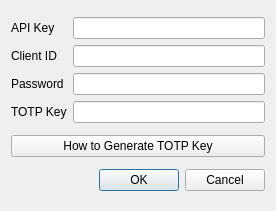
<?xml version="1.0" encoding="UTF-8"?>
<ui version="4.0">
 <class>Dialog</class>
 <widget class="QDialog" name="Dialog">
  <property name="geometry">
   <rect>
    <x>0</x>
    <y>0</y>
    <width>276</width>
    <height>211</height>
   </rect>
  </property>
  <property name="windowTitle">
   <string>Dialog</string>
  </property>
  <layout class="QGridLayout" name="gridLayout">
   <item row="0" column="0">
    <layout class="QGridLayout" name="gridLayout_2">
     <item row="1" column="0">
      <widget class="QLabel" name="label">
       <property name="text">
        <string>Client ID</string>
       </property>
      </widget>
     </item>
     <item row="3" column="0">
      <widget class="QLabel" name="label_3">
       <property name="text">
        <string>TOTP Key</string>
       </property>
      </widget>
     </item>
     <item row="2" column="0">
      <widget class="QLabel" name="label_2">
       <property name="text">
        <string>Password</string>
       </property>
      </widget>
     </item>
     <item row="1" column="1">
      <widget class="QLineEdit" name="client_id_line"/>
     </item>
     <item row="2" column="1">
      <widget class="QLineEdit" name="password_line"/>
     </item>
     <item row="3" column="1">
      <widget class="QLineEdit" name="totp_key_line"/>
     </item>
     <item row="0" column="1">
      <widget class="QLineEdit" name="api_key_line"/>
     </item>
     <item row="0" column="0">
      <widget class="QLabel" name="label_4">
       <property name="text">
        <string>API Key</string>
       </property>
      </widget>
     </item>
    </layout>
   </item>
   <item row="2" column="0">
    <widget class="QDialogButtonBox" name="buttonBox">
     <property name="orientation">
      <enum>Qt::Horizontal</enum>
     </property>
     <property name="standardButtons">
      <set>QDialogButtonBox::Cancel|QDialogButtonBox::Ok</set>
     </property>
    </widget>
   </item>
   <item row="1" column="0">
    <widget class="QPushButton" name="how_to_button">
     <property name="text">
      <string>How to Generate TOTP Key</string>
     </property>
    </widget>
   </item>
  </layout>
 </widget>
 <tabstops>
  <tabstop>api_key_line</tabstop>
  <tabstop>client_id_line</tabstop>
  <tabstop>password_line</tabstop>
  <tabstop>totp_key_line</tabstop>
 </tabstops>
 <resources/>
 <connections>
  <connection>
   <sender>buttonBox</sender>
   <signal>accepted()</signal>
   <receiver>Dialog</receiver>
   <slot>accept()</slot>
   <hints>
    <hint type="sourcelabel">
     <x>248</x>
     <y>254</y>
    </hint>
    <hint type="destinationlabel">
     <x>157</x>
     <y>274</y>
    </hint>
   </hints>
  </connection>
  <connection>
   <sender>buttonBox</sender>
   <signal>rejected()</signal>
   <receiver>Dialog</receiver>
   <slot>reject()</slot>
   <hints>
    <hint type="sourcelabel">
     <x>316</x>
     <y>260</y>
    </hint>
    <hint type="destinationlabel">
     <x>286</x>
     <y>274</y>
    </hint>
   </hints>
  </connection>
 </connections>
</ui>
